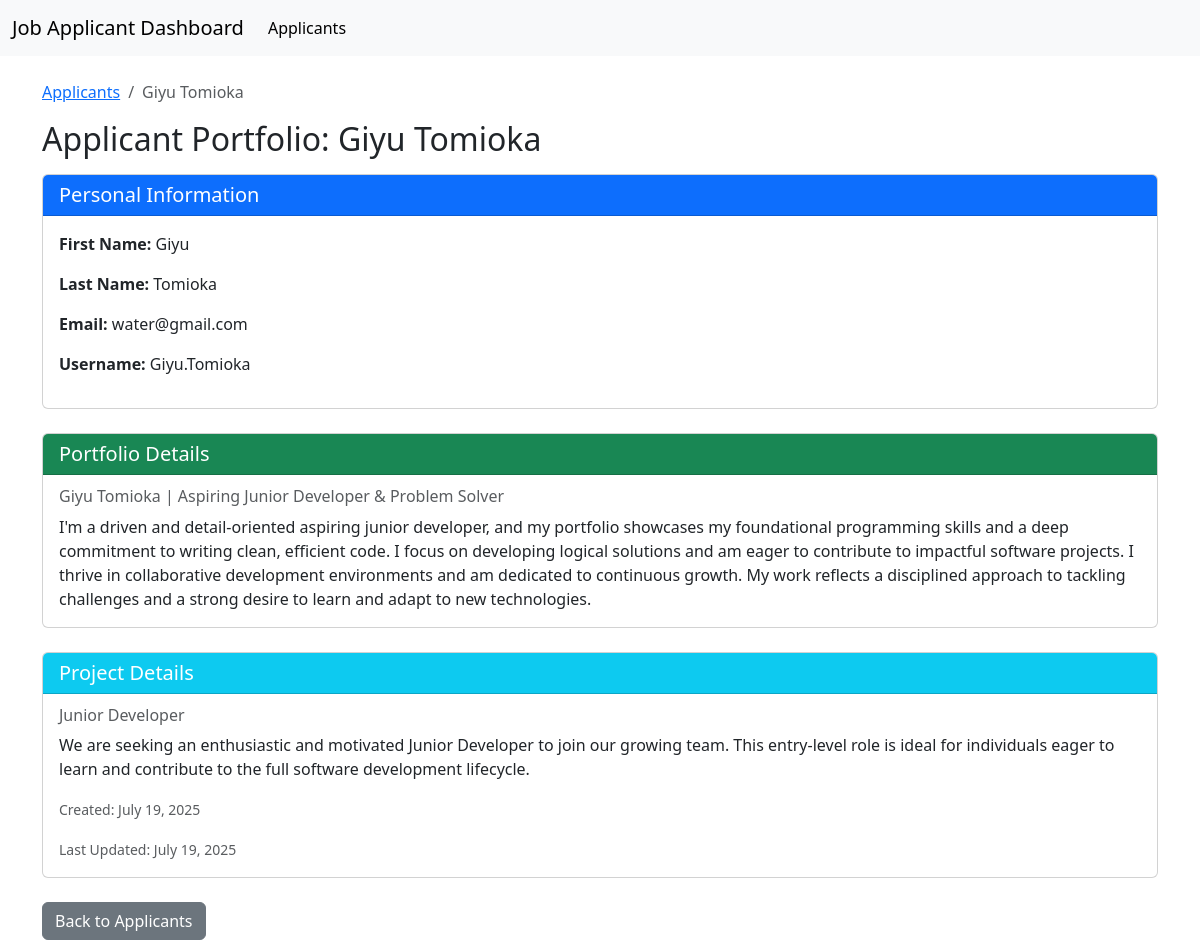
Page /portfolio/Giyu.Tomioka/ on the committed database.
### portfolio/models.py (models this page shows, shortened)
class Portfolio(models.Model):
    user = models.OneToOneField(User, on_delete=models.CASCADE, related_name='portfolio')
    portfolio_title = models.CharField(max_length=255)
    portfolio_description = models.TextField()
    project = models.ForeignKey(Project, on_delete=models.SET_NULL, null=True, blank=True, related_name='portfolios')

class Project(models.Model):
    project_name = models.CharField(max_length=255)
    project_description = models.TextField()
    created_at = models.DateTimeField(auto_now_add=True)
    updated_at = models.DateTimeField(auto_now=True)

### portfolio/views.py (the view)
# urls.py: path('portfolio/<str:username>/', ApplicantDetailView.as_view(), name='applicant.detail'),
class ApplicantDetailView(DetailView):
    model = Portfolio
    template_name = 'portfolio/applicant.detail.html'
    context_object_name = 'portfolio'
    slug_field = 'user__username'
    slug_url_kwarg = 'username'
    def get_object(self, queryset=None):
        username = self.kwargs.get(self.slug_url_kwarg)
        user = get_object_or_404(User, username=username)
        return get_object_or_404(Portfolio.objects.select_related('user', 'project'), user=user)

### templates/portfolio/applicant.detail.html (shortened to what this page needs)
{% extends 'base.html' %}
{% load static %}
{% block content %}
    <nav aria-label="breadcrumb">
        <ol class="breadcrumb">
            <li class="breadcrumb-item"><a href="{% url 'applicant.list' %}">Applicants</a></li>
            <li class="breadcrumb-item active" aria-current="page">{{ portfolio.user.first_name }} {{ portfolio.user.last_name }}</li>
        </ol>
    </nav>
    <h2 class="mb-3">Applicant Portfolio: {{ portfolio.user.first_name }} {{ portfolio.user.last_name }}</h2>
    <div class="card mb-4">
        <div class="card-header bg-primary text-white">
            <h5 class="mb-0">Personal Information</h5>
        </div>
        <div class="card-body">
            <p><strong>First Name:</strong> {{ portfolio.user.first_name }}</p>
            <p><strong>Last Name:</strong> {{ portfolio.user.last_name }}</p>
            <p><strong>Email:</strong> {{ portfolio.user.email }}</p>
            <p><strong>Username:</strong> {{ portfolio.user.username }}</p>
        </div>
    </div>
    <div class="card mb-4">
        <div class="card-header bg-success text-white">
            <h5 class="mb-0">Portfolio Details</h5>
        </div>
        <div class="card-body">
            <h6 class="card-subtitle mb-2 text-muted">{{ portfolio.portfolio_title }}</h6>
            <p class="card-text">{{ portfolio.portfolio_description }}</p>
        </div>
    </div>
    {% if portfolio.project %}
        <div class="card mb-4">
            <div class="card-header bg-info text-white">
                <h5 class="mb-0">Project Details</h5>
            </div>
            <div class="card-body">
                <h6 class="card-subtitle mb-2 text-muted">{{ portfolio.project.project_name }}</h6>
                <p class="card-text">{{ portfolio.project.project_description }}</p>
                <p class="card-text"><small class="text-muted">Created: {{ portfolio.project.created_at|date:"F d, Y" }}</small></p>
                <p class="card-text"><small class="text-muted">Last Updated: {{ portfolio.project.updated_at|date:"F d, Y" }}</small></p>
            </div>
        </div>
    {% else %}
        <div class="alert alert-warning" role="alert">
            No project associated with this portfolio yet.
        </div>
    {% endif %}
    <a href="{% url 'applicant.list' %}" class="btn btn-secondary">Back to Applicants</a>
{% endblock %}

### templates/base.html (shortened to what this page needs)
{% load static %}
<!DOCTYPE html>
<html lang="en">
<head>
    <link href="{% static 'bootstrap/css/bootstrap.min.css' %}" rel="stylesheet">
</head>
<body>
    {% include 'navbar.html' %}
    <div class="container mt-4">
        {% block content %}
        {% endblock %}
    </div>
</body>
</html>

### templates/navbar.html (shortened to what this page needs)
<nav class="navbar navbar-expand-lg navbar-light bg-light">
    <div class="container-fluid">
        <a class="navbar-brand" href="{% url 'applicant.list' %}">Job Applicant Dashboard</a>
        <div class="collapse navbar-collapse" id="navbarNav">
            <ul class="navbar-nav">
                <li class="nav-item">
                    <a class="nav-link active" aria-current="page" href="{% url 'applicant.list' %}">Applicants</a>
                </li>
            </ul>
        </div>
    </div>
</nav>

### rows in the picture
Portfolio: user.first_name "Giyu", user.last_name "Tomioka", user.email "water@gmail.com", user.username "Giyu.Tomioka", portfolio_title "Giyu Tomioka | Aspiring Junior Developer & Problem Solver", portfolio_description "I'm a driven and detail-oriented aspiring junior developer, and my portfolio showcases my foundational programming skills and a deep commitment to writing clean, efficient code. I focus on developing logical solutions and am eager to contribute to impactful software projects. I thrive in collaborative development environments and am dedicated to continuous growth. My work reflects a disciplined approach to tackling challenges and a strong desire to learn and adapt to new technologies.", project.project_name "Junior Developer", project.project_description "We are seeking an enthusiastic and motivated Junior Developer to join our growing team. This entry-level role is ideal for individuals eager to learn and contribute to the full software development lifecycle.", project.created_at "July 19, 2025", project.updated_at "July 19, 2025"
